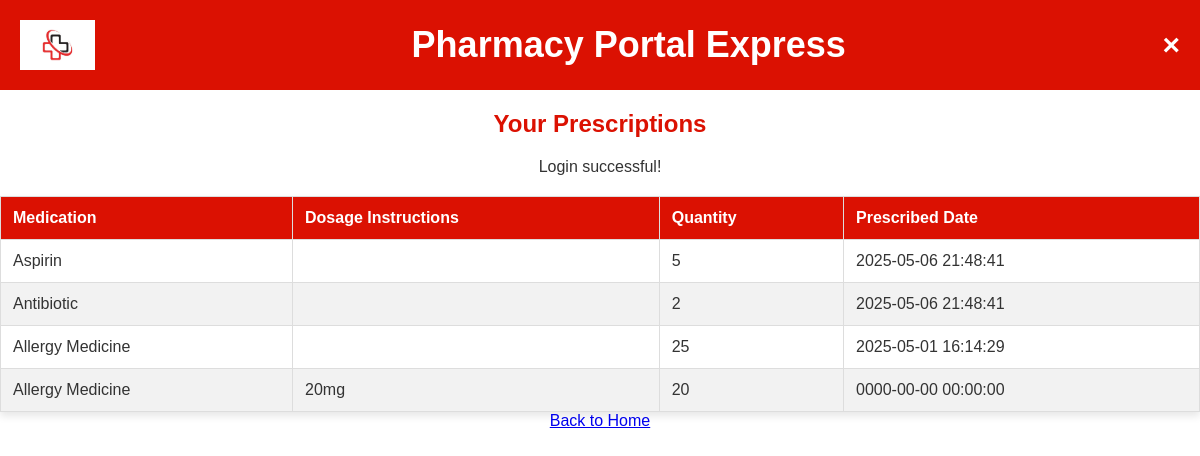
The page /pharmacyServer.php?action=viewPatientPrescriptions (signed in) on the database its author committed.
### tables this page shows
CREATE TABLE `prescriptions` (
  `prescriptionId` int(11) NOT NULL,
  `userId` int(11) NOT NULL,
  `medicationId` int(11) NOT NULL,
  `prescribedDate` datetime NOT NULL,
  `dosageInstructions` varchar(200) DEFAULT NULL,
  `quantity` int(11) NOT NULL,
  `refillCount` int(11) DEFAULT 0
);

CREATE TABLE `medications` (
  `medicationId` int(11) NOT NULL,
  `medicationName` varchar(45) NOT NULL,
  `dosage` varchar(45) NOT NULL,
  `manufacturer` varchar(100) DEFAULT NULL,
  `quantityAvailable` int(11) NOT NULL DEFAULT 0
);

### PharmacyDatabase.php (called while the page is built, shortened)
<?php
class PharmacyDatabase {
    private $pdo;
    public function __construct() {
        $host = 'localhost';
        $dbname = 'pharma_portal_db';
        $username = 'root';
        $password = '';
        try {
            $this->pdo = new PDO("mysql:host=$host;dbname=$dbname", $username, $password);
            $this->pdo->setAttribute(PDO::ATTR_ERRMODE, PDO::ERRMODE_EXCEPTION);
        } catch (PDOException $e) {
            die("Database Connection Failed: " . $e->getMessage());
        }
    }
    public function getPrescriptionsByUser($userId) {
        $stmt = $this->pdo->prepare("
            SELECT p.prescriptionId, m.medicationName, p.dosageInstructions, p.quantity, p.prescribedDate
            FROM prescriptions p
            JOIN medications m ON p.medicationId = m.medicationId
            WHERE p.userId = :userId
            ORDER BY p.prescribedDate DESC
        ");
        $stmt->execute([':userId' => $userId]);
        return $stmt->fetchAll(PDO::FETCH_ASSOC);
    }
}
?>

### viewPatientPrescriptions.php (the view, shortened to what this page needs)
<?php
require_once 'PharmacyDatabase.php';
$db = new PharmacyDatabase();
$prescriptions = $db->getPrescriptionsByUser($_SESSION['userId']);
?>
<!DOCTYPE html>
<html lang="en">
<head>
    <link rel="stylesheet" href="style.css">
</head>
<body>
    <header>
        <img src="logo.jpg" alt="Pharmacy Logo">
        <h1>Pharmacy Portal Express</h1>
        <a href="logout.php" class="cross-icon">&times;</a>
    </header>
    <h2>Your Prescriptions</h2>
    <?php if (isset($_SESSION['message'])): ?>
        <div class="message"><?= htmlspecialchars($_SESSION['message']) ?></div>
    <?php endif; ?>
    <table>
        <thead>
            <tr>
                <th>Medication</th>
                <th>Dosage Instructions</th>
                <th>Quantity</th>
                <th>Prescribed Date</th>
            </tr>
        </thead>
        <tbody>
            <?php if (empty($prescriptions)): ?>
                <tr><td colspan="4">No prescriptions found.</td></tr>
            <?php else: ?>
                <?php foreach ($prescriptions as $prescription): ?>
                    <tr>
                        <td><?= htmlspecialchars($prescription['medicationName']) ?></td>
                        <td><?= htmlspecialchars($prescription['dosageInstructions']) ?></td>
                        <td><?= htmlspecialchars($prescription['quantity']) ?></td>
                        <td><?= htmlspecialchars($prescription['prescribedDate']) ?></td>
                    </tr>
                <?php endforeach; ?>
            <?php endif; ?>
        </tbody>
    </table>
    <a href="PharmacyServer.php">Back to Home</a>
</body>
</html>

### style.css (style rules this page uses)
body { font-family: 'Arial', sans-serif; margin: 0; padding: 0; background-color: #fff; color: #333; text-align: center; }
header { background-color: #db1102; padding: 20px; display: flex; justify-content: space-between; align-items: center; width: 100%; box-sizing: border-box; }
header h1 { margin: 0; font-size: 36px; flex-grow: 1; text-align: center; }
header img { height: 50px; width: auto; }
.cross-icon { font-size: 30px; color: white; font-weight: bold; text-decoration: none; margin-left: auto; transition: color 0.3s ease; }
h1 { text-align: center; color: white; }
h2 { font-size: 24px; margin-bottom: 20px; color: #db1102; }
table { width: 100%; border-collapse: collapse; margin-top: 20px; background-color: #fff; box-shadow: 0 4px 8px rgba(0,0,0,0.1); }
th, td { padding: 12px; text-align: left; border: 1px solid #ddd; }
th { background-color: #db1102; color: white; }
tr:nth-child(even) { background-color: #f2f2f2; }

### rows shown on the page
prescriptions: medicationId.medicationName "Aspirin", quantity "5", prescribedDate "2025-05-06 21:48:41"
prescriptions: medicationId.medicationName "Antibiotic", quantity "2", prescribedDate "2025-05-06 21:48:41"
prescriptions: medicationId.medicationName "Allergy Medicine", quantity "25", prescribedDate "2025-05-01 16:14:29"
prescriptions: medicationId.medicationName "Allergy Medicine", dosageInstructions "20mg", quantity "20", prescribedDate "0000-00-00 00:00:00"

### other values the page prints
$_SESSION['message'] "Login successful!"
